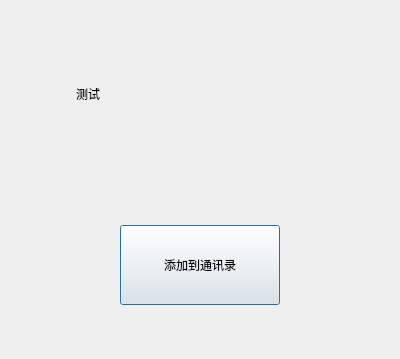
<?xml version="1.0" encoding="UTF-8"?>
<ui version="4.0">
 <class>FindSuccessDlg</class>
 <widget class="QDialog" name="FindSuccessDlg">
  <property name="geometry">
   <rect>
    <x>0</x>
    <y>0</y>
    <width>400</width>
    <height>359</height>
   </rect>
  </property>
  <property name="minimumSize">
   <size>
    <width>400</width>
    <height>0</height>
   </size>
  </property>
  <property name="maximumSize">
   <size>
    <width>400</width>
    <height>16777215</height>
   </size>
  </property>
  <property name="windowTitle">
   <string>Dialog</string>
  </property>
  <layout class="QVBoxLayout" name="verticalLayout">
   <item>
    <widget class="QWidget" name="widget" native="true">
     <layout class="QHBoxLayout" name="horizontalLayout">
      <item>
       <widget class="QLabel" name="head_lb">
        <property name="minimumSize">
         <size>
          <width>50</width>
          <height>50</height>
         </size>
        </property>
        <property name="maximumSize">
         <size>
          <width>50</width>
          <height>50</height>
         </size>
        </property>
        <property name="text">
         <string/>
        </property>
       </widget>
      </item>
      <item>
       <widget class="QLabel" name="name_lb">
        <property name="minimumSize">
         <size>
          <width>200</width>
          <height>0</height>
         </size>
        </property>
        <property name="maximumSize">
         <size>
          <width>16777215</width>
          <height>50</height>
         </size>
        </property>
        <property name="text">
         <string>测试</string>
        </property>
       </widget>
      </item>
      <item>
       <spacer name="horizontalSpacer">
        <property name="orientation">
         <enum>Qt::Horizontal</enum>
        </property>
        <property name="sizeHint" stdset="0">
         <size>
          <width>99</width>
          <height>20</height>
         </size>
        </property>
       </spacer>
      </item>
     </layout>
    </widget>
   </item>
   <item>
    <widget class="QWidget" name="widget_2" native="true">
     <layout class="QGridLayout" name="gridLayout">
      <item row="0" column="0">
       <widget class="ClickedBtn" name="add_friend_btn">
        <property name="minimumSize">
         <size>
          <width>160</width>
          <height>80</height>
         </size>
        </property>
        <property name="maximumSize">
         <size>
          <width>160</width>
          <height>16777215</height>
         </size>
        </property>
        <property name="text">
         <string>添加到通讯录</string>
        </property>
       </widget>
      </item>
     </layout>
    </widget>
   </item>
  </layout>
 </widget>
 <customwidgets>
  <customwidget>
   <class>ClickedBtn</class>
   <extends>QPushButton</extends>
   <header location="global">clickedbtn.h</header>
  </customwidget>
 </customwidgets>
 <resources/>
 <connections/>
</ui>
